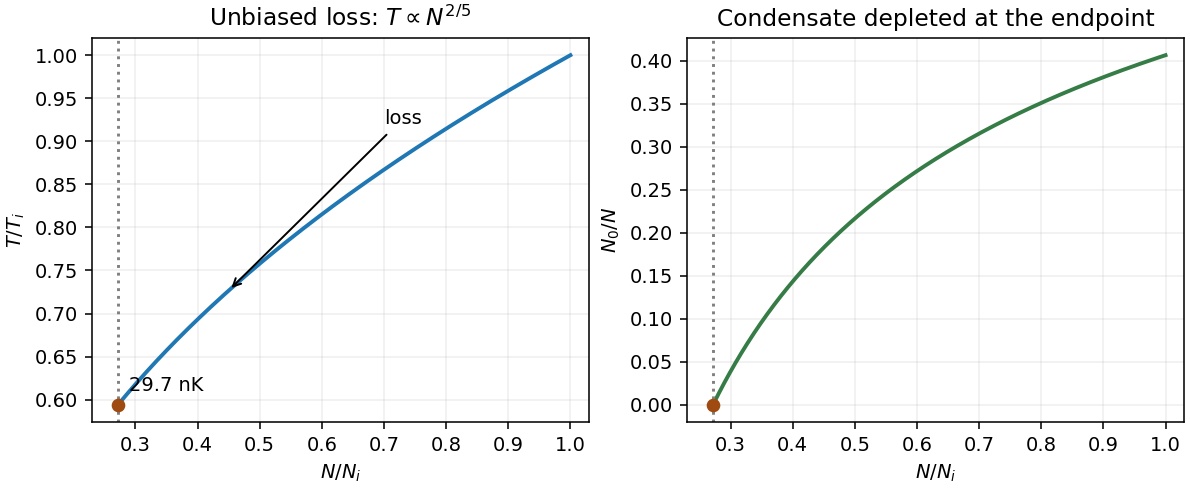

Here is the Python script that generated this plot:
from pathlib import Path
import numpy as np
import matplotlib
matplotlib.use('Agg')
import matplotlib.pyplot as plt

eta=1.684045883;nend=eta**(-2.5);n=np.linspace(nend,1,400);t=n**.4;f=1-1/(eta*t)
fig,ax=plt.subplots(1,2,figsize=(8.5,3.5),layout='constrained');ax[0].plot(n,t,lw=2);ax[1].plot(n,f,lw=2,color='#367c46')
for a in ax:a.axvline(nend,color='gray',ls=':');a.set(xlabel=r'$N/N_i$',xlim=(.23,1.03));a.grid(alpha=.2)
ax[0].set(ylabel=r'$T/T_i$',title=r'Unbiased loss: $T\propto N^{2/5}$');ax[0].annotate('loss',(.45,.45**.4),(.7,.92),arrowprops=dict(arrowstyle='->'),fontsize=10);ax[0].plot([nend],[1/eta],'o',color='#9e4a10');ax[0].text(.29,.61,'29.7 nK',fontsize=10)
ax[1].set(ylabel=r'$N_0/N$',title='Condensate depleted at the endpoint');ax[1].plot([nend],[0],'o',color='#9e4a10')

fig.savefig(Path(__file__).stem+'.png',dpi=140,facecolor='white')
